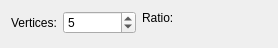
<?xml version="1.0" encoding="UTF-8"?>
<ui version="4.0">
 <class>WdgToolExample</class>
 <widget class="QWidget" name="WdgToolExample">
  <property name="geometry">
   <rect>
    <x>0</x>
    <y>0</y>
    <width>278</width>
    <height>48</height>
   </rect>
  </property>
  <property name="windowTitle">
   <string>Example</string>
  </property>
  <layout class="QHBoxLayout" name="horizontalLayout">
   <item>
    <layout class="QFormLayout" name="formLayout_2">
     <item row="0" column="0">
      <widget class="QLabel" name="textLabel1">
       <property name="text">
        <string>Vertices:</string>
       </property>
       <property name="wordWrap">
        <bool>false</bool>
       </property>
       <property name="buddy">
        <cstring>isbX</cstring>
       </property>
      </widget>
     </item>
     <item row="0" column="1">
      <widget class="KIntSpinBox" name="verticesSpinBox">
       <property name="value">
        <number>5</number>
       </property>
       <property name="maxValue" stdset="0">
        <number>100</number>
       </property>
       <property name="minValue" stdset="0">
        <number>2</number>
       </property>
      </widget>
     </item>
    </layout>
   </item>
   <item>
    <layout class="QFormLayout" name="formLayout">
     <property name="fieldGrowthPolicy">
      <enum>QFormLayout::ExpandingFieldsGrow</enum>
     </property>
     <item row="0" column="0">
      <widget class="QLabel" name="textLabel2">
       <property name="text">
        <string>Ratio:</string>
       </property>
       <property name="wordWrap">
        <bool>false</bool>
       </property>
       <property name="buddy">
        <cstring>isbWidth</cstring>
       </property>
      </widget>
     </item>
     <item row="0" column="1">
      <widget class="KisSliderSpinBox" name="ratioSpinBox" native="true">
       <property name="sizePolicy">
        <sizepolicy hsizetype="Fixed" vsizetype="Preferred">
         <horstretch>0</horstretch>
         <verstretch>0</verstretch>
        </sizepolicy>
       </property>
      </widget>
     </item>
    </layout>
   </item>
  </layout>
 </widget>
 <layoutdefault spacing="6" margin="11"/>
 <customwidgets>
  <customwidget>
   <class>KIntSpinBox</class>
   <extends>QSpinBox</extends>
   <header>knuminput.h</header>
  </customwidget>
  <customwidget>
   <class>KisSliderSpinBox</class>
   <extends>QWidget</extends>
   <header>kis_slider_spin_box.h</header>
  </customwidget>
 </customwidgets>
 <tabstops>
  <tabstop>verticesSpinBox</tabstop>
  <tabstop>ratioSpinBox</tabstop>
 </tabstops>
 <includes>
  <include location="local">knuminput.h</include>
 </includes>
 <resources/>
 <connections/>
</ui>
